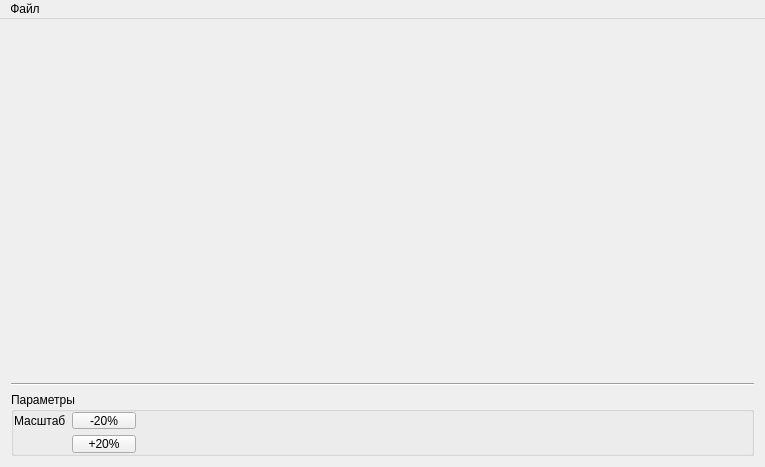
<?xml version="1.0" encoding="UTF-8"?>
<ui version="4.0">
 <class>MainWindow</class>
 <widget class="QMainWindow" name="MainWindow">
  <property name="geometry">
   <rect>
    <x>0</x>
    <y>0</y>
    <width>765</width>
    <height>467</height>
   </rect>
  </property>
  <property name="minimumSize">
   <size>
    <width>0</width>
    <height>0</height>
   </size>
  </property>
  <property name="windowTitle">
   <string>Семейство кривых</string>
  </property>
  <property name="windowIcon">
   <iconset>
    <normaloff>../../../Максим/Downloads/icons8-мусор-50.png</normaloff>../../../Максим/Downloads/icons8-мусор-50.png</iconset>
  </property>
  <widget class="QWidget" name="centralWidget">
   <layout class="QVBoxLayout" name="verticalLayout">
    <item>
     <layout class="QVBoxLayout" name="vl">
      <item>
       <widget class="QCustomPlot" name="widget" native="true"/>
      </item>
     </layout>
    </item>
    <item>
     <widget class="Line" name="line">
      <property name="orientation">
       <enum>Qt::Horizontal</enum>
      </property>
     </widget>
    </item>
    <item>
     <widget class="QGroupBox" name="groupBox">
      <property name="maximumSize">
       <size>
        <width>16777215</width>
        <height>64</height>
       </size>
      </property>
      <property name="title">
       <string>Параметры</string>
      </property>
      <layout class="QFormLayout" name="formLayout">
       <property name="leftMargin">
        <number>0</number>
       </property>
       <property name="topMargin">
        <number>0</number>
       </property>
       <property name="rightMargin">
        <number>0</number>
       </property>
       <property name="bottomMargin">
        <number>0</number>
       </property>
       <item row="0" column="0">
        <widget class="QLabel" name="label">
         <property name="maximumSize">
          <size>
           <width>128</width>
           <height>16777215</height>
          </size>
         </property>
         <property name="text">
          <string>Масштаб</string>
         </property>
        </widget>
       </item>
       <item row="0" column="1">
        <widget class="QPushButton" name="pushButton_minus">
         <property name="maximumSize">
          <size>
           <width>64</width>
           <height>16777215</height>
          </size>
         </property>
         <property name="text">
          <string>-20%</string>
         </property>
        </widget>
       </item>
       <item row="1" column="1">
        <widget class="QPushButton" name="pushButton_plus">
         <property name="maximumSize">
          <size>
           <width>64</width>
           <height>16777215</height>
          </size>
         </property>
         <property name="text">
          <string>+20%</string>
         </property>
        </widget>
       </item>
      </layout>
     </widget>
    </item>
   </layout>
  </widget>
  <widget class="QMenuBar" name="menuBar">
   <property name="geometry">
    <rect>
     <x>0</x>
     <y>0</y>
     <width>765</width>
     <height>21</height>
    </rect>
   </property>
   <widget class="QMenu" name="menu_file">
    <property name="title">
     <string>Файл</string>
    </property>
    <addaction name="action_open"/>
    <addaction name="action_clear"/>
    <addaction name="action_author"/>
    <addaction name="action_exit"/>
   </widget>
   <addaction name="menu_file"/>
  </widget>
  <action name="action_author">
   <property name="text">
    <string>Информация</string>
   </property>
  </action>
  <action name="action_exit">
   <property name="text">
    <string>Выход</string>
   </property>
  </action>
  <action name="action_open">
   <property name="text">
    <string>Открыть</string>
   </property>
  </action>
  <action name="action_clear">
   <property name="text">
    <string>Очистить</string>
   </property>
  </action>
 </widget>
 <layoutdefault spacing="6" margin="11"/>
 <customwidgets>
  <customwidget>
   <class>QCustomPlot</class>
   <extends>QWidget</extends>
   <header>qcustomplot.h</header>
   <container>1</container>
  </customwidget>
 </customwidgets>
 <resources/>
 <connections/>
</ui>
